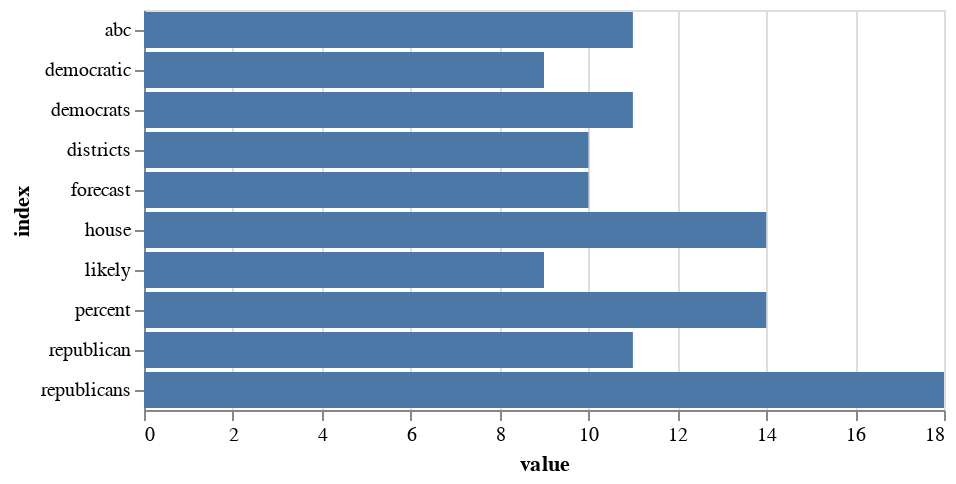

Notebook source saved alongside this figure:
### Code cell
import altair as alt

alt.Chart(df_dist).mark_bar().encode(
    x="value",
    y="index"
)

### Figure 1 — Vega-Lite specification as saved in the notebook (floating-point values rounded to 4 significant figures)
{"config": {"view": {"continuousWidth": 400, "continuousHeight": 300}}, "data": {"name": "data-be3f373bd278c7b5531a09e84f4309c1"}, "mark": "bar", "encoding": {"x": {"field": "value", "type": "quantitative"}, "y": {"field": "index", "type": "nominal"}}, "$schema": "https://vega.github.io/schema/vega-lite/v4.17.0.json", "datasets": {"data-be3f373bd278c7b5531a09e84f4309c1": [{"index": "abc", "value": 11}, {"index": "democratic", "value": 9}, {"index": "democrats", "value": 11}, {"index": "districts", "value": 10}, {"index": "forecast", "value": 10}, {"index": "house", "value": 14}, {"index": "likely", "value": 9}, {"index": "percent", "value": 14}, {"index": "republican", "value": 11}, {"index": "republicans", "value": 18}]}}
